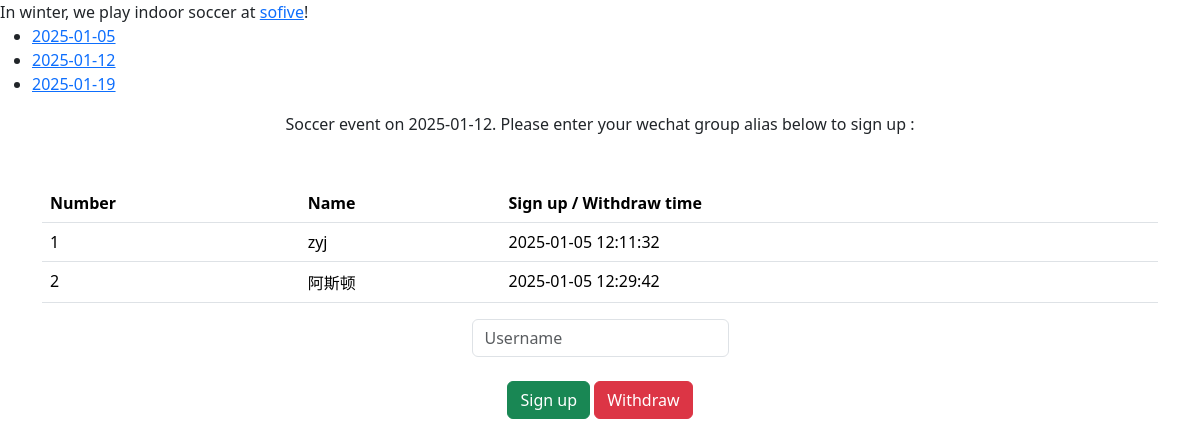
The page /?date=2025-01-12 on the database as committed earlier.
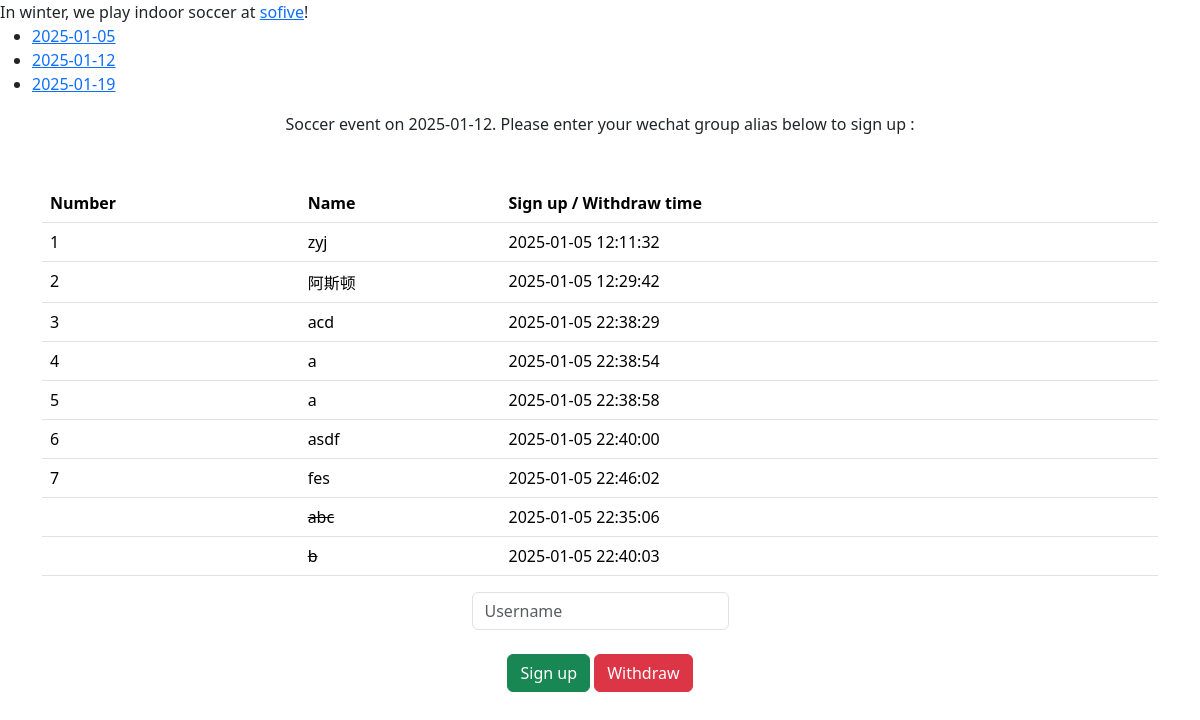
The same page on the database as committed later.
### tables this page shows
CREATE TABLE signup (
    date TEXT NOT NULL,
    name TEXT NOT NULL,
    ts TEXT NOT NULL,
    cancel INTEGER,
    PRIMARY KEY (date, name)
);

### flask_app.py (the view, shortened to what this page needs)
@app.route('/', methods=["GET", "POST"])
def index():
    if request.method == "GET":
        date = request.args.get("date", default="")
        session["date"] = date
        rows_signup = db.execute("SELECT name, ts, cancel FROM signup WHERE date = ? AND cancel = 0 ORDER BY ts", date)
        rows_withdraw = db.execute("SELECT name, ts, cancel FROM signup WHERE date = ? AND cancel = 1 ORDER BY ts", date)
        return render_template("index.html", date = date, rows_signup = rows_signup, rows_withdraw = rows_withdraw)

### templates/index.html (shortened to what this page needs)
<html>
    <head>
        <link href="https://cdn.jsdelivr.net/npm/bootstrap@5.3.3/dist/css/bootstrap.min.css" rel="stylesheet">
    </head>
    <body>
        <div>
            In winter, we play indoor soccer at <a href="https://www.sofive.com/locations/meadowlands">sofive</a>!
        </div>
        <ul>
          <li><a href="?date=2025-01-05">2025-01-05</a></li>
          <li><a href="?date=2025-01-12">2025-01-12</a></li>
          <li><a href="?date=2025-01-19">2025-01-19</a></li>
        </ul>
        <div class = "text-center">
            Soccer event on {{date}}. Please enter your wechat group alias below to sign up :
        </div>
        <div class="container py-5 text-center">
            <table class="table">
                <thead>
                    <tr>
                        <th>Number</th>
                        <th>Name</th>
                        <th>Sign up / Withdraw time</th>
                    </tr>
                </thead>
                <tbody>
                    {% for row in rows_signup %}
                        <tr>
                            <td>{{ loop.index }}</td>
                            <td>{{ row.name }}</td>
                            <td>{{ row.ts }}</td>
                        </tr>
                    {% endfor%}
                    {% for row in rows_withdraw %}
                        <tr>
                            <td></td>
                            <td><s>{{ row.name }}<s></td>
                            <td>{{ row.ts }}</td>
                        </tr>
                    {% endfor%}
                </tbody>
            </table>
            <form action="/" method="POST">
                <div>
                    <input autocomplete="off" autofocus name="name" class="form-control mx-auto w-auto" placeholder="Username" type="text">
                </div>
                <br>
                <button type="submit" class="btn btn-success" name="submitAction" value="signup">Sign up</button>
                <button type="submit" class="btn btn-danger" name="submitAction" value="withdraw">Withdraw</button>
            </form>
        </div>
    </body>
</html>

Rows that differ between the two databases and show on the page:
added signup: name "acd", ts "2025-01-05 22:38:29"
added signup: name "a", ts "2025-01-05 22:38:54"
added signup: name "a", ts "2025-01-05 22:38:58"
added signup: name "asdf", ts "2025-01-05 22:40:00"
added signup: name "fes", ts "2025-01-05 22:46:02"
added signup: name "abc", ts "2025-01-05 22:35:06"
added signup: name "b", ts "2025-01-05 22:40:03"
